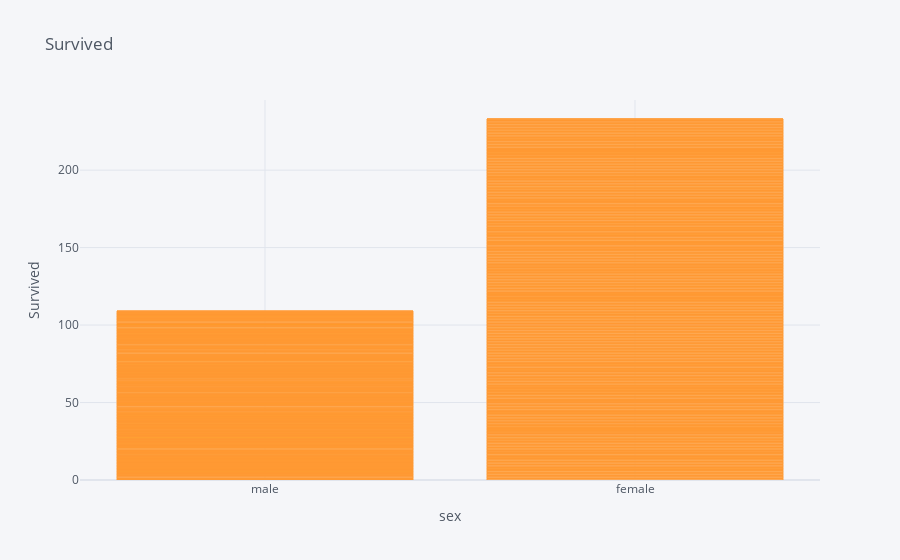

The notebook cell saved with this chart:
### Code cell
titanic.iplot(kind='bar',x='sex',y='survived',title='Survived',xTitle='sex',yTitle='Survived')

### Figure 1 — Plotly figure (JSON) as saved in the notebook; plotly's stock layout.template omitted (floating-point values rounded to 4 significant figures; data arrays with more than 128 entries replaced by an {"elided": "..."} marker saying what was removed)
{"data": [{"marker": {"color": "rgba(255, 153, 51, 0.6)", "line": {"color": "rgba(255, 153, 51, 1.0)", "width": 1}}, "name": "survived", "orientation": "v", "text": "", "type": "bar", "x": {"elided": "891 str values"}, "y": {"elided": "891 int values"}}], "layout": {"legend": {"bgcolor": "#F5F6F9", "font": {"color": "#4D5663"}}, "paper_bgcolor": "#F5F6F9", "plot_bgcolor": "#F5F6F9", "title": {"font": {"color": "#4D5663"}, "text": "Survived"}, "xaxis": {"gridcolor": "#E1E5ED", "showgrid": true, "tickfont": {"color": "#4D5663"}, "title": {"font": {"color": "#4D5663"}, "text": "sex"}, "zerolinecolor": "#E1E5ED"}, "yaxis": {"gridcolor": "#E1E5ED", "showgrid": true, "tickfont": {"color": "#4D5663"}, "title": {"font": {"color": "#4D5663"}, "text": "Survived"}, "zerolinecolor": "#E1E5ED"}}}
